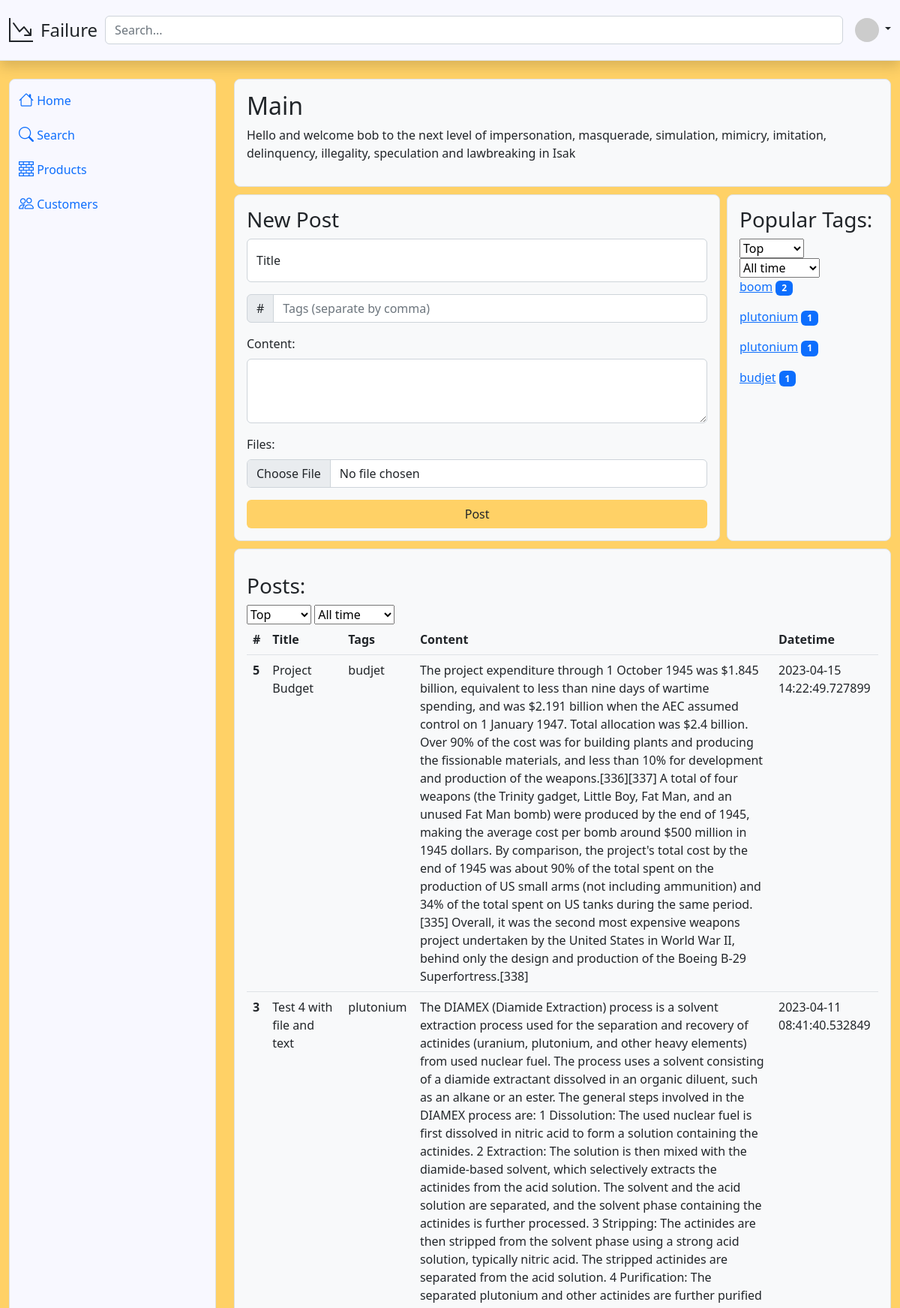
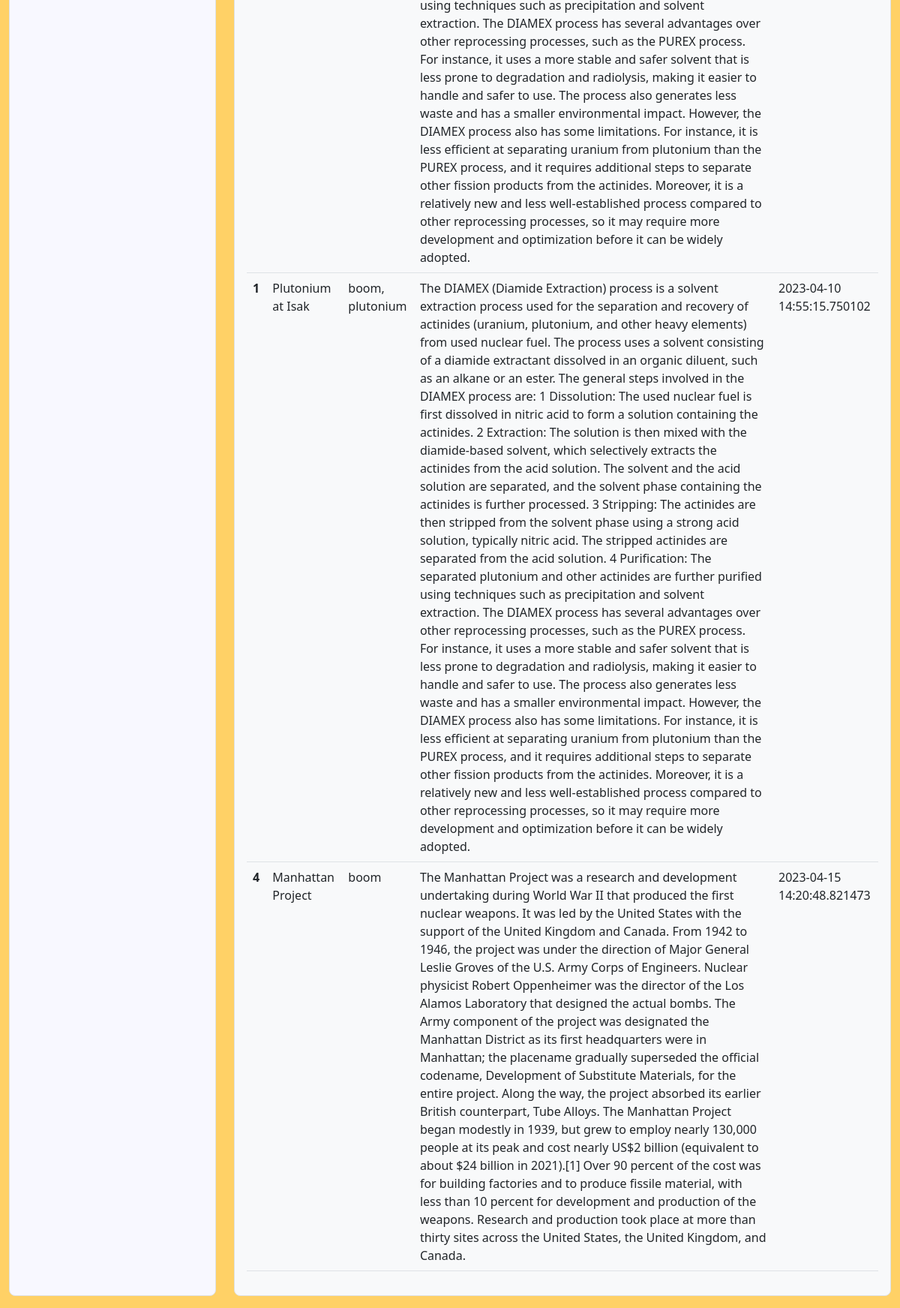
Screenshot of / (signed in) with the database file from the repository (2 pictures, top to bottom).
### db_schema.py (models this page shows)
class Post(Base):
    __tablename__ = 'post'
    id = Column(Integer, primary_key=True)
    title = Column(String)
    content = Column(String)
    tags = Column(String)
    datetime = Column(String)
    rating = Column(Integer)
    file_names = Column(String)
    user_id = Column(Integer, ForeignKey('user.id', ondelete='CASCADE'))

### main.py (the view)
    def wrapper(*args, **kwargs):
        if 'token' in session:
            return f(*args, **kwargs)
        else:
            flash(('You need to login first', 'danger'))
            return redirect(url_for('login'))

### db_handler.py (called while the page is built)
    def close(self):
        self.session.close()

### main.py (called while the page is built)
def get_username_from_token(token): #get username from token
    print(token)
    try:
        decoded_token = jwt.decode(token, token_encryption_key, algorithms=['HS256'])
    except:
        return None
    return decoded_token['username']

def login_required(f):
    def wrapper(*args, **kwargs):
        if 'token' in session:
            return f(*args, **kwargs)
        else:
            flash(('You need to login first', 'danger'))
            return redirect(url_for('login'))
    return wrapper

@app.route('/')
@login_required
def index():
    db = DatabaseHandler()
    token = session['token']
    username = get_username_from_token(token)
    if username is None:
        return redirect(url_for('login'))
    post_sort = request.args.get('post_category')
    if post_sort is None:
        post_sort = 'top'
    post_time = request.args.get('post_time')
    if post_time is None:
        post_time = 'all'
    print(post_sort, post_time)
    tags = db.get_tags(post_sort, post_time)
    table_sort = request.args.get('table_category')
    if table_sort is None:
        table_sort = 'top'
    table_time = request.args.get('table_time')
    if table_time is None:
        table_time = 'all'
    print(table_sort, table_time)
    posts = db.get_posts(table_sort, table_time)
    db.close()
    return render_template('index.html', username=username, tags=tags, posts=posts)

### templates/index.html (shortened to what this page needs)
{% extends 'base.html' %}
{% block content %}
    <main class="col overflow-auto h-100">
        <div class="bg-light border rounded-3 p-3">
            <h2>Main</h2>
            <p>Hello and welcome {{ username }} to the next level of impersonation, masquerade, simulation, mimicry, imitation, delinquency, illegality, speculation and lawbreaking in Isak</p>
        </div>
        <div class="flex-row d-flex flex-wrap" style="margin-top: 10px; gap: 1%;min-height: 200px;">
            <div class="bg-light border rounded-3 p-3" style="flex: 0 0 74%;">
                <h3>New Post</h3>
                <form method="POST" action="/add" enctype="multipart/form-data">
                    <div class="form-floating mb-3">
                        <input type="text" id="title" name="title" class="form-control" id="floatingInput" placeholder="Example" required>
                        <label for="floatingInput">Title</label>
                        </div>
                    <div class="input-group mb-3">
                        <span class="input-group-text" id="basic-addon1">#</span>
                        <input type="text" class="form-control" id="tags" name="tags" placeholder="Tags (separate by comma)" aria-label="Tags (separate by space)" aria-describedby="basic-addon1">
                        </div>
                    <div class="mb-3">
                        <label for="content" class="form-label">Content:</label>
                        <textarea class="form-control" id="content" name="content" rows="3"></textarea>
                    </div>
                    <div class="mb-3">
                        <label for="file" class="form-label">Files:</label>
                        <input type="file" class="form-control" id="file" name="file">
                    </div>
                    <button type="submit" class="btn custom-primary-bg w-100">Post</button>
                    </form>
            </div>
            <div class="bg-light border rounded-3 p-3" style="flex: 0 0 25%;">
                <h3>Popular Tags:</h3>
                <form method="get">
                    <select class="dropdown" id="Post_first-dropdown" onchange="PostpopulateSecondDropdown()">
                        <option value="top">Top</option>
                    </select>
                    <select id="Post_second-dropdown" onchange="PostredirectforsecondDropdown()">
                        <option value="all">All time</option>
                    </select>
                </form>
                {% for tag in tags %}
                <p><a href="search?search={{tag[0]}}" class="">{{ tag[0] }}</a>  <span class="badge bg-primary">{{ tag[1] }}</span></p>
                {% endfor %}
            </div>
        </div>
        <div class="flex-row d-flex flex-wrap" style="margin-top: 10px; min-height: 500px;">
            <div class="bg-light border rounded-3 p-3" style="flex: 0 0 100%;">
                <p>
                    <h3>Posts:</h3>
                    <form method="get">
                        <select class="dropdown" id="Table_first-dropdown" onchange="Table_populateSecondDropdown()">
                            <option value="top">Top</option>
                        </select>
                        <select id="Table_second-dropdown" onchange="Table_redirectforsecondDropdown()">
                            <option value="all">All time</option>
                        </select>
                    </form>
                    <table class="table">
                        <thead>
                            <tr>
                            <th scope="col">#</th>
                            <th scope="col">Title</th>
                            <th scope="col">Tags</th>
                            <th scope="col">Content</th>
                            <th scope="col">Datetime</th>
                            </tr>
                        </thead>
                        <tbody>
                            {% for post in posts %}
                            <tr>
                                <th scope="row">{{ post.id }}</th>
                                <td>{{ post.title }}</td>
                                <td>{{ post.tags }}</td>
                                <td>{{ post.content }}</td>
                                <td>{{ post.datetime }}</td>
                            </tr>
                            {% endfor %}
                        </tbody>
                        </table>
                </p>
            </div>
        </div>
    </main>
{% endblock %}

### templates/base.html (style rules this page uses)
body { background-color: #FFD166; }
.custom-primary-bg { background-color: #FFD166; }

### rows the page displays
Post: tags "plutonium", user "1", id "3", title "Test 4 with file and text", content "The DIAMEX (Diamide Extraction) process is a solvent extraction process used for the separation and recovery of actinides (uranium, plutonium, and other heavy elements) from used nuclear fuel. The process uses a solvent consisting of a diamide extractant dissolved in an organic diluent, such as an alkane or an ester. The general steps involved in the DIAMEX process are: 1 Dissolution: The used nuclear fuel is first dissolved in nitric acid to form a solution containing the actinides. 2 Extraction: The solution is then mixed with the diamide-based solvent, which selectively extracts the actinides from the acid solution. The solvent and the acid solution are separated, and the solvent phase…", datetime "2023-04-11 08:41:40.532849"
Post: tags "budjet", user "1", id "5", title "Project Budget", content "The project expenditure through 1 October 1945 was $1.845 billion, equivalent to less than nine days of wartime spending, and was $2.191 billion when the AEC assumed control on 1 January 1947. Total allocation was $2.4 billion. Over 90% of the cost was for building plants and producing the fissionable materials, and less than 10% for development and production of the weapons.[336][337] A total of four weapons (the Trinity gadget, Little Boy, Fat Man, and an unused Fat Man bomb) were produced by the end of 1945, making the average cost per bomb around $500 million in 1945 dollars. By comparison, the project's total cost by the end of 1945 was about 90% of the total spent on the production of…", datetime "2023-04-15 14:22:49.727899"
Post: id "1", title "Plutonium at Isak", tags "boom, plutonium", content "The DIAMEX (Diamide Extraction) process is a solvent extraction process used for the separation and recovery of actinides (uranium, plutonium, and other heavy elements) from used nuclear fuel. The process uses a solvent consisting of a diamide extractant dissolved in an organic diluent, such as an alkane or an ester. The general steps involved in the DIAMEX process are: 1 Dissolution: The used nuclear fuel is first dissolved in nitric acid to form a solution containing the actinides. 2 Extraction: The solution is then mixed with the diamide-based solvent, which selectively extracts the actinides from the acid solution. The solvent and the acid solution are separated, and the solvent phase…", datetime "2023-04-10 14:55:15.750102"
Post: id "4", title "Manhattan Project", tags "boom", content "The Manhattan Project was a research and development undertaking during World War II that produced the first nuclear weapons. It was led by the United States with the support of the United Kingdom and Canada. From 1942 to 1946, the project was under the direction of Major General Leslie Groves of the U.S. Army Corps of Engineers. Nuclear physicist Robert Oppenheimer was the director of the Los Alamos Laboratory that designed the actual bombs. The Army component of the project was designated the Manhattan District as its first headquarters were in Manhattan; the placename gradually superseded the official codename, Development of Substitute Materials, for the entire project. Along the way,…", datetime "2023-04-15 14:20:48.821473"

### other values shown
{{ username }} "bob"
{{ tag[0] }} "boom"
{{ tag[1] }} "2"
